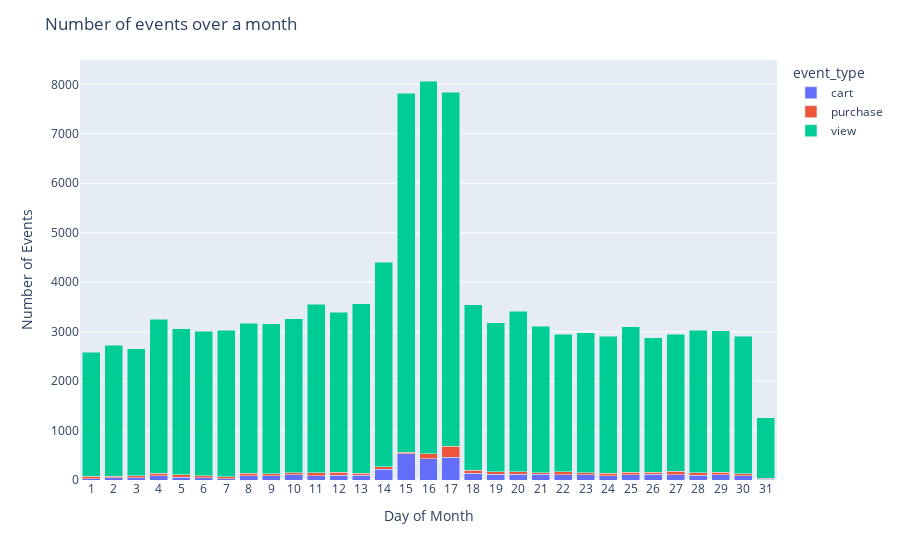

This figure's notebook cell:
### Code cell
# %%timeit

# Timestamp Distribution (per event_type) over every day of month

df = sdf_time_dist_month.toPandas()

fig = px.bar(df, x = 'dayofmonth', y = 'cnt', color ='event_type', barmode = 'stack')

fig.update_layout(title = "Number of events over a month",
     xaxis_title = 'Day of Month', yaxis_title = 'Number of Events')
fig.update_xaxes(type="category")
fig.write_html("data/exports/Number of events over a month.html")
fig.show()

### Figure 1 — Plotly figure (JSON) as saved in the notebook; plotly's stock layout.template omitted (floating-point values rounded to 4 significant figures)
{"data": [{"alignmentgroup": "True", "hovertemplate": "event_type=cart<br>dayofmonth=%{x}<br>cnt=%{y}<extra></extra>", "legendgroup": "cart", "marker": {"color": "#636efa"}, "name": "cart", "offsetgroup": "cart", "orientation": "v", "showlegend": true, "textposition": "auto", "type": "bar", "x": [1, 2, 3, 4, 5, 6, 7, 8, 9, 10, 11, 12, 13, 14, 15, 16, 17, 18, 19, 20, 21, 22, 23, 24, 25, 26, 27, 28, 29, 30, 31], "xaxis": "x", "y": [29, 42, 45, 82, 56, 43, 29, 91, 84, 110, 88, 101, 97, 220, 533, 434, 462, 135, 118, 112, 113, 110, 105, 84, 106, 113, 109, 100, 106, 91, 13], "yaxis": "y"}, {"alignmentgroup": "True", "hovertemplate": "event_type=purchase<br>dayofmonth=%{x}<br>cnt=%{y}<extra></extra>", "legendgroup": "purchase", "marker": {"color": "#EF553B"}, "name": "purchase", "offsetgroup": "purchase", "orientation": "v", "showlegend": true, "textposition": "auto", "type": "bar", "x": [1, 2, 3, 4, 5, 6, 7, 8, 9, 10, 11, 12, 13, 14, 15, 16, 17, 18, 19, 20, 21, 22, 23, 24, 25, 26, 27, 28, 29, 30, 31], "xaxis": "x", "y": [43, 30, 37, 55, 53, 40, 41, 47, 45, 40, 55, 51, 44, 46, 30, 100, 218, 62, 53, 55, 36, 60, 45, 51, 46, 46, 64, 51, 51, 38, 18], "yaxis": "y"}, {"alignmentgroup": "True", "hovertemplate": "event_type=view<br>dayofmonth=%{x}<br>cnt=%{y}<extra></extra>", "legendgroup": "view", "marker": {"color": "#00cc96"}, "name": "view", "offsetgroup": "view", "orientation": "v", "showlegend": true, "textposition": "auto", "type": "bar", "x": [1, 2, 3, 4, 5, 6, 7, 8, 9, 10, 11, 12, 13, 14, 15, 16, 17, 18, 19, 20, 21, 22, 23, 24, 25, 26, 27, 28, 29, 30, 31], "xaxis": "x", "y": [2514, 2651, 2569, 3116, 2946, 2920, 2960, 3027, 3032, 3106, 3411, 3240, 3428, 4137, 7261, 7534, 7163, 3345, 3010, 3244, 2957, 2774, 2823, 2770, 2943, 2719, 2774, 2878, 2864, 2782, 1230], "yaxis": "y"}], "layout": {"barmode": "stack", "legend": {"title": {"text": "event_type"}, "tracegroupgap": 0}, "margin": {"t": 60}, "title": {"text": "Number of events over a month"}, "xaxis": {"anchor": "y", "domain": [0.0, 1.0], "title": {"text": "Day of Month"}, "type": "category"}, "yaxis": {"anchor": "x", "domain": [0.0, 1.0], "title": {"text": "Number of Events"}}}}
